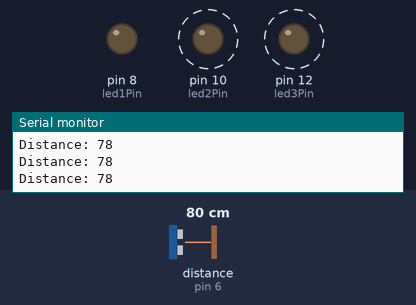
The sketch below on a simulated Arduino Uno, built with avr-gcc and run on an emulated ATmega328P. Parts: output pins drawn as LEDs (lit = HIGH), the last lines printed to the serial monitor. Wiring (inferred from the names in the program): ultrasonic range finder: trigger pin 7; echo pin 6. Dashed ring = blinking. The inputs (shaded band) are chosen by the test bench; at power-on: distance to the obstacle (sensor on pin 6) 80 cm. The echo pulse lasts 58.3 µs per cm; pins used as bus, display or sensor lines are not drawn.

Above: at 1.2 s.
1.3 s: distance to the obstacle (sensor on pin 6) set to 34 cm
4.3 s: distance to the obstacle (sensor on pin 6) set to 28 cm
At 4.8 s:
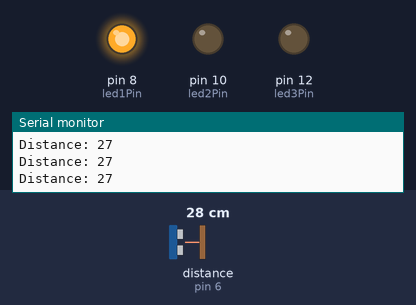
5.8 s: distance to the obstacle (sensor on pin 6) set to 23 cm
8.8 s: distance to the obstacle (sensor on pin 6) set to 19 cm
At 9.4 s:
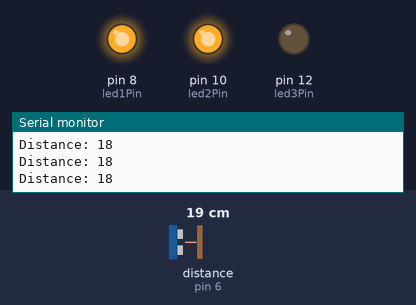
10.3 s: distance to the obstacle (sensor on pin 6) set to 35 cm
At 11.2 s:
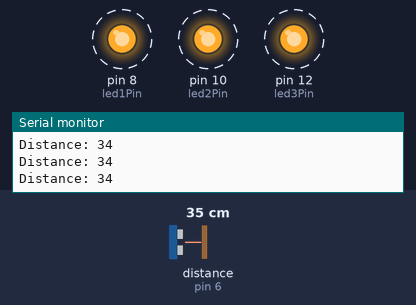
13.3 s: distance to the obstacle (sensor on pin 6) set to 18 cm
At 14.0 s:
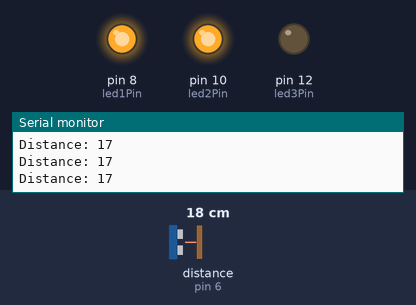
Timing chart, 0 to 15.8 s (numbered marks = the images above; inputs shaded):
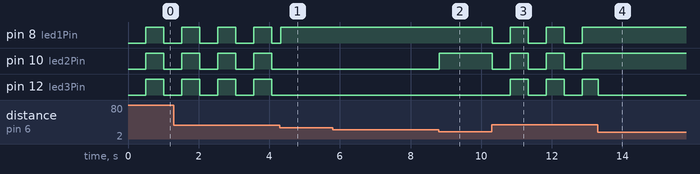

Measured:
- the behaviour switches between 31 and 30 cm on distance to the obstacle (sensor on pin 6) (found by bisection; images 0 and 1)
- the behaviour switches between 21 and 20 cm on distance to the obstacle (sensor on pin 6) (found by bisection; images 1 and 2)
- after the input at 4.3 s, pin 10 (led2Pin), pin 12 (led3Pin): stays LOW (without the input it goes to HIGH after 0.28 s)
- after the input at 8.8 s, pin 10 (led2Pin): LOW → HIGH at once
- after the input at 10.3 s, pin 8 (led1Pin), pin 10 (led2Pin): alternates HIGH for 0.51 s and LOW for 0.51 s, starting at once; pin 12 (led3Pin): alternates HIGH for 0.51 s and LOW for 0.51 s, starting after 0.53 s
- after the input at 13.3 s, pin 8 (led1Pin), pin 10 (led2Pin): stops changing and stays HIGH
- by itself, pin 8 (led1Pin), pin 10 (led2Pin), pin 12 (led3Pin): alternates HIGH for 0.51 s and LOW for 0.51 s

The sketch:

sketch_apr29a.ino
```cpp
const int trigPin = 7;
const int echoPin = 6;
const int led1Pin = 8;
const int led2Pin = 10;
const int led3Pin = 12;

unsigned long previousMillis = 0;
const long interval = 500;

void setup() {
  Serial.begin(9600);
  pinMode(trigPin, OUTPUT);
  pinMode(echoPin, INPUT);
  pinMode(led1Pin, OUTPUT);
  pinMode(led2Pin, OUTPUT);
  pinMode(led3Pin, OUTPUT);
}

void loop() {
  long duration, distance;
  digitalWrite(trigPin, LOW);
  delayMicroseconds(2);
  digitalWrite(trigPin, HIGH);
  delayMicroseconds(10);
  digitalWrite(trigPin, LOW);
  duration = pulseIn(echoPin, HIGH);
  distance = duration * 0.034 / 2;
  Serial.print("Distance: ");
  Serial.println(distance);

  if (distance < 10) {
    digitalWrite(led1Pin, HIGH);
    digitalWrite(led2Pin, HIGH);
    digitalWrite(led3Pin, HIGH);
  } else if (distance >= 10 && distance < 20) {
    digitalWrite(led1Pin, HIGH);
    digitalWrite(led2Pin, HIGH);
    digitalWrite(led3Pin, LOW);
  } else if (distance >= 20 && distance < 30) {
    digitalWrite(led1Pin, HIGH);
    digitalWrite(led2Pin, LOW);
    digitalWrite(led3Pin, LOW);
  } else {

    unsigned long currentMillis = millis();
    if (currentMillis - previousMillis >= interval) {
      previousMillis = currentMillis;
      if (digitalRead(led1Pin) == HIGH) {
    	digitalWrite(led1Pin, LOW);
    	digitalWrite(led2Pin, LOW);
        digitalWrite(led3Pin, LOW);
      }
      else{
        digitalWrite(led1Pin, HIGH);
    	digitalWrite(led2Pin, HIGH);
    	digitalWrite(led3Pin, HIGH);
      }
    }

  }

}
```
